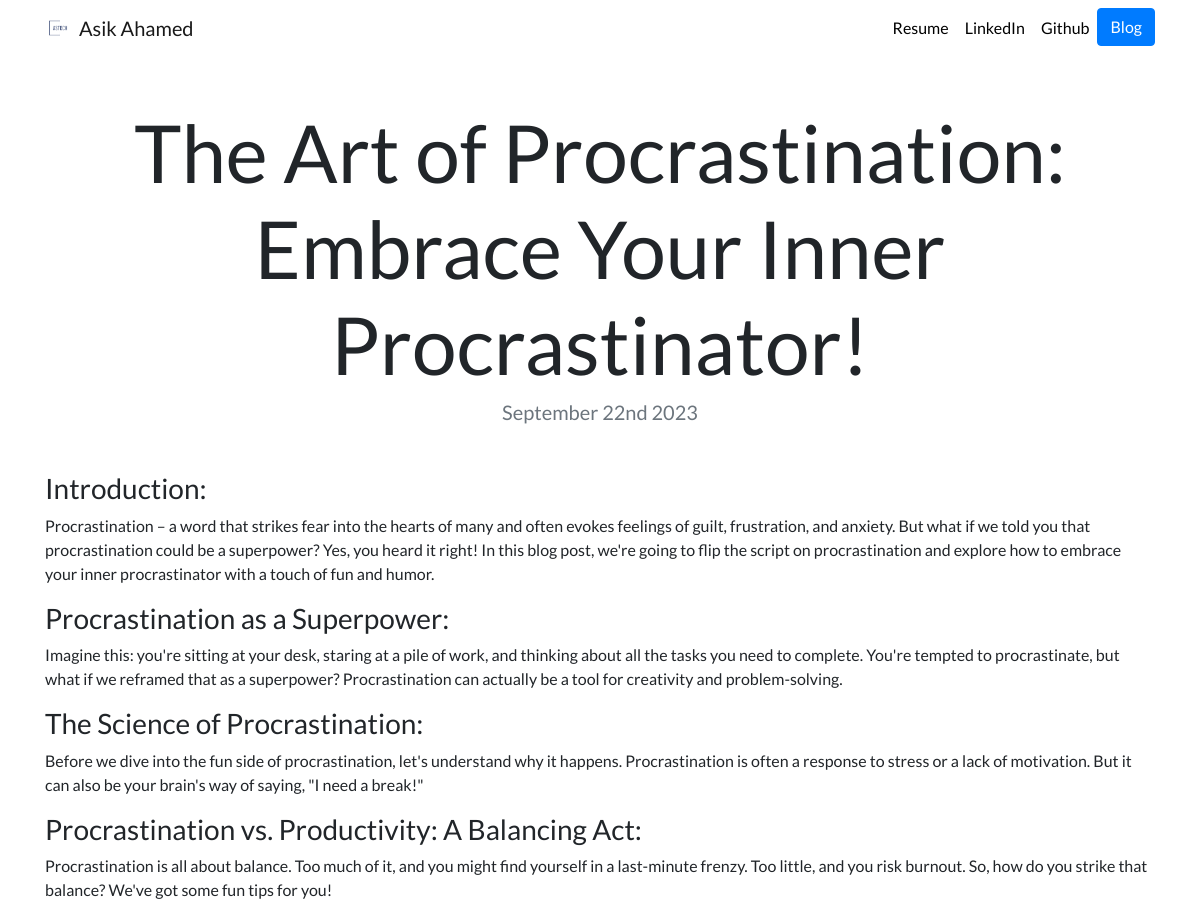
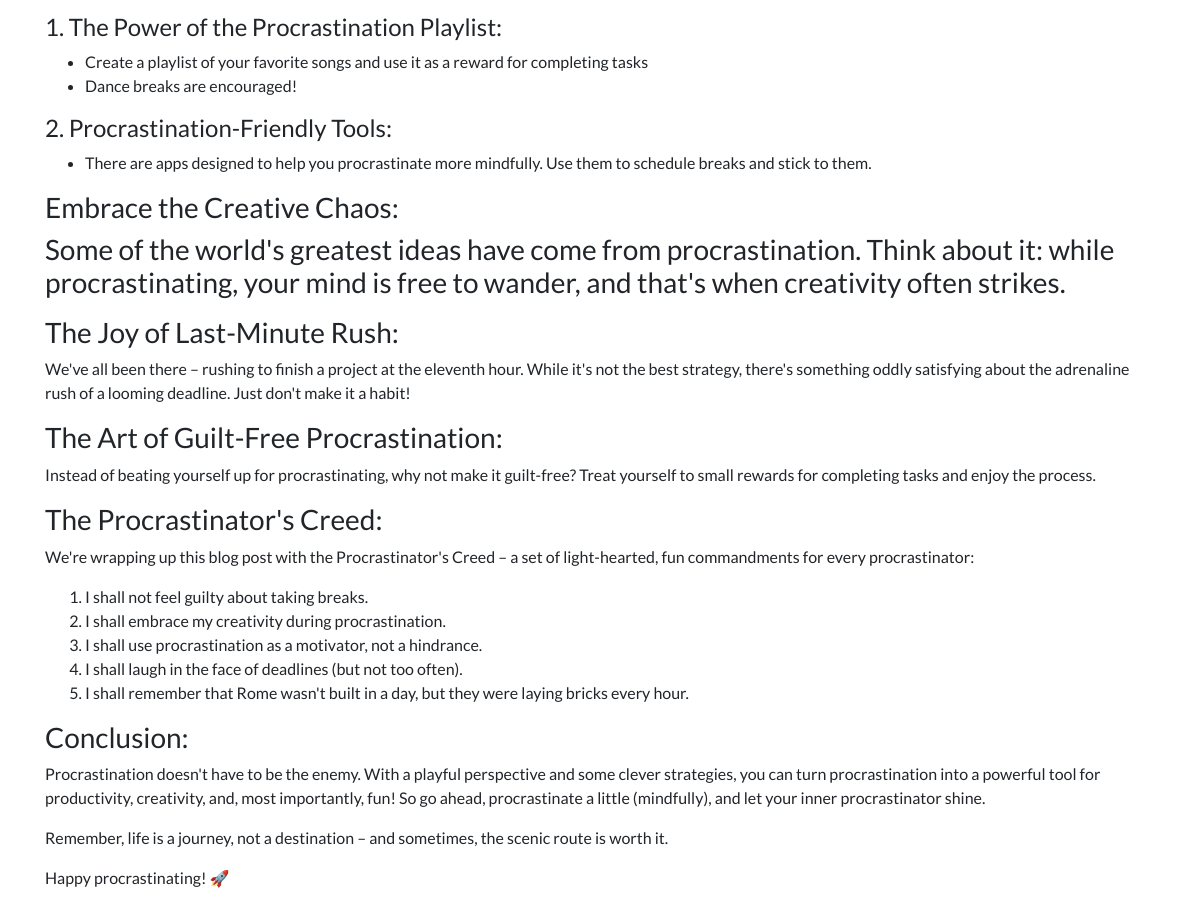
Page /blog/7/ on the committed database (2 pictures, top to bottom).
### blog/models.py (models this page shows, shortened)
class Blog(models.Model):
    title = models.CharField(max_length=200)
    description = models.TextField()
    date = models.DateField()

### blog/views.py (the view)
# urls.py: path('<int:blog_id>/',views.detail, name = 'detail'),
def detail(request, blog_id):
    blog = get_object_or_404(Blog, pk=blog_id)
    return render(request, 'blog/detail.html',{'blog':blog})

### blog/templates/blog/detail.html
{% extends "portfolio/base.html" %}
{% load static %}
{% block content %}
<h1 class="text-center mt-5" id="blogdetailtitle">{{ blog.title }}</h1>
<h5 class="text-center text-muted mb-5">{{ blog.date|date:'F jS Y' }}</h5>
{{ blog.description|safe }}
{% endblock %}

### portfolio/static/portfolio/custom.css (style rules this page uses)
body { font-family: 'Lato', sans-serif; }
@media (min-width: 992px) { #blogdetailtitle { font-size: 5rem; } }

### rows in the picture
Blog: title "The Art of Procrastination: Embrace Your Inner Procrastinator!", date "September 22nd 2023", description "Introduction: Procrastination – a word that strikes fear into the hearts of many and often evokes feelings of guilt, frustration, and anxiety. But what if we told you that procrastination could be a superpower? Yes, you heard it right! In this blog post, we're going to flip the script on procrastination and explore how to embrace your inner procrastinator with a touch of fun and humor. Procrastination as a Superpower: Imagine this: you're sitting at your desk, staring at a pile of work, and thinking about all the tasks you need to complete. You're tempted to procrastinate, but what if we reframed that as a superpower? Procrastination can actually be a tool for creativity and…"
